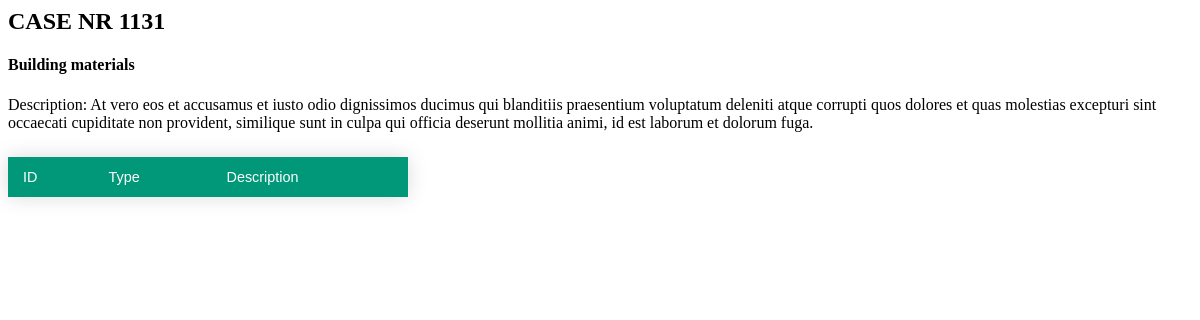
The app's page /output?case_id=1131, older data.
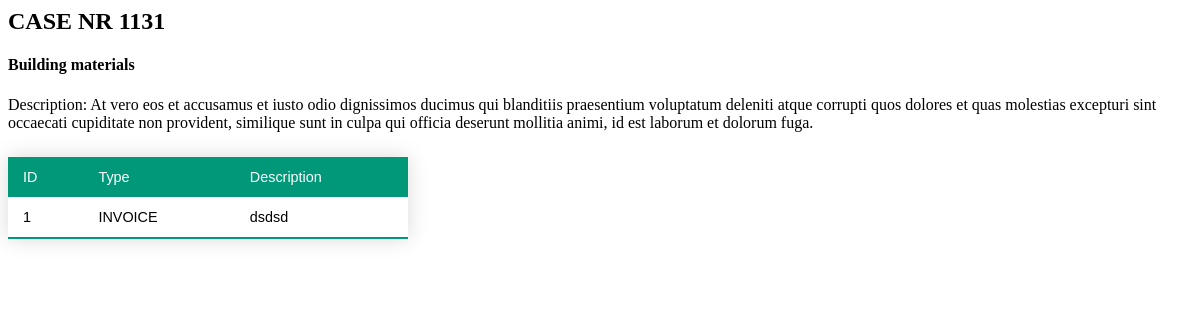
The same page, newer data.
### tables this page shows
CREATE TABLE CASES (ID INTEGER PRIMARY KEY AUTOINCREMENT UNIQUE, TITLE TEXT (40) NOT NULL, DESCRIPTION TEXT (500) NOT NULL, "CREATION DATE" DATE NOT NULL, CREATOR REFERENCES USERS (ID), PRICE NOT NULL);

CREATE TABLE DOCUMENTS (ID INTEGER PRIMARY KEY AUTOINCREMENT NOT NULL, "DOCUMENT TYPE", FILE, CASE_ID REFERENCES CASES (ID) NOT NULL, DESCRIPTION NOT NULL);

### cases_app.py (the view)
@app.route('/output')
def output():
    value = request.args.get('case_id', None)
    con = sql.connect(DATABASE)
    con.row_factory = sql.Row
    cur = con.cursor()
    cur.execute("SELECT * from CASES WHERE ID IS %s" %value )
    case = cur.fetchall()[0];
    cur.execute("SELECT * from DOCUMENTS WHERE CASE_ID IS %s" %value )
    documents = cur.fetchall();
    return render_template("output.html", case_info  = case, documents = documents )

### templates/output.html (shortened to what this page needs)
<html>
  <head>
  </head>
  <body>
    <h2>CASE NR {{ case_info[0] }}</h2>
    <div>
      <h4>{{ case_info[1] }}</h4>
      </div>
    <div>
        Description: {{ case_info[2] }}
    </div>
    <p><table class="styled-table  table-responsive">
                        <thead>
                            <td>ID</td>
                            <td>Type</td>
                            <td>Description</td>
                        </thead>
                        {% for row in documents %}
                        <tr>
                        <td>{{row["ID"]}}</td>
                        <td>{{row["DOCUMENT TYPE"]}}</td>
                            <td>{{row["DESCRIPTION"]}}</td>
                </tr>
         {% endfor %}
        </table></p>
  </body>
</html>

### templates/output.html (style rules this page uses)
.styled-table { border-collapse: collapse; margin: 25px 0; font-size: 0.9em; font-family: sans-serif; min-width: 400px; box-shadow: 0 0 20px rgba(0, 0, 0, 0.15); }
.styled-table th, .styled-table td { padding: 12px 15px; }
.styled-table tbody tr { border-bottom: 1px solid #dddddd; }
.styled-table tbody tr:last-of-type { border-bottom: 2px solid #009879; }

Row changes from the older to the newer data that the page shows:
added DOCUMENTS: ID "1", DOCUMENT TYPE "INVOICE", DESCRIPTION "dsdsd"
